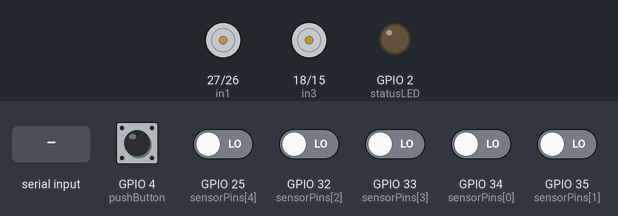
Simulated run of this sketch. Board: ESP32. Shown: motor-driver pin pairs drawn as motors (green arrow = first pin HIGH = forward, orange = second pin HIGH = backward, longer = more drive, scaled by the enable pin), output pins drawn as LEDs (lit = HIGH). Inputs (shaded band) come from the test bench; at power-on: GPIO 4 (pushButton) HIGH, GPIO 25 (sensorPins[4]), GPIO 32 (sensorPins[2]), GPIO 33 (sensorPins[3]), GPIO 34 (sensorPins[0]), GPIO 35 (sensorPins[1]) LOW. Nothing arrives over Bluetooth unless stated.

Above: at 1.2 s.
1.3 s: GPIO 4 (pushButton) pulled LOW for 0.15 s
At 2.0 s:
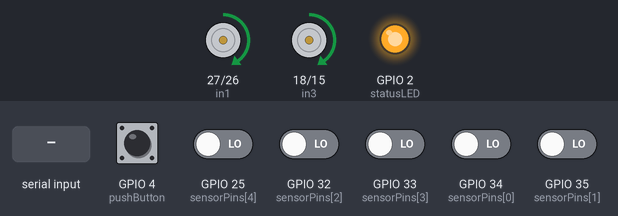
2.9 s: "base 1\n" received over the second serial link
At 3.7 s:
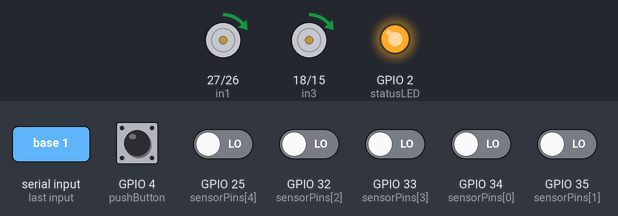
4.4 s: GPIO 25 (sensorPins[4]) driven HIGH
At 4.8 s:
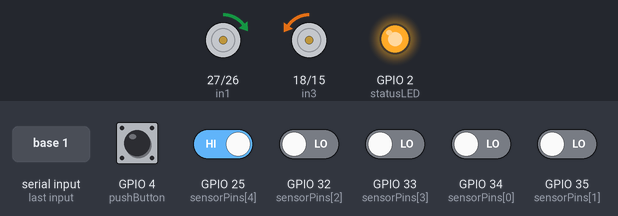
5.9 s: "kp 1\n" received over the second serial link
At 7.1 s:
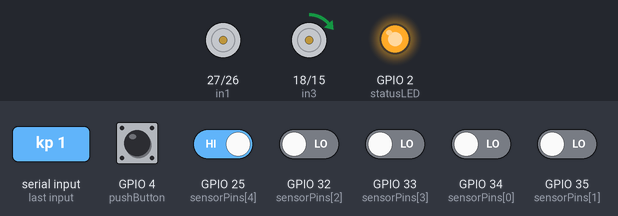
7.4 s: "kp 150\n" received over the second serial link
At 8.3 s:
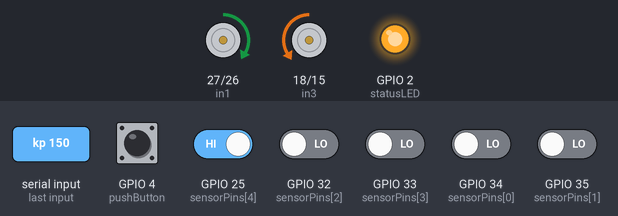
8.9 s: GPIO 33 (sensorPins[3]) driven HIGH
At 9.4 s:
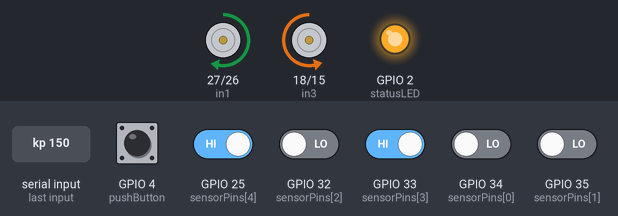
Timing chart, 0 to 11.4 s (numbered marks = the images above; inputs shaded):
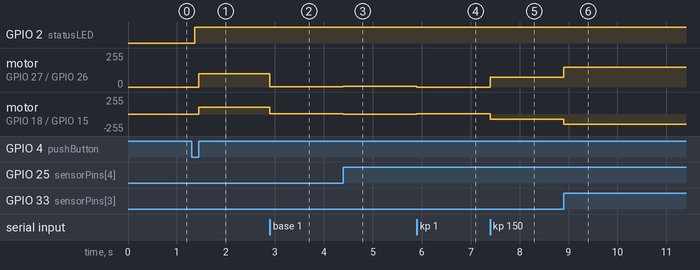

The sketch:

advanced_pid.ino
```cpp
// Enhanced PID Line Follower for ESP32 + L298N + 5 IR Sensors
// With time-based PID, non-blocking recovery, and Bluetooth tuning

#include "BluetoothSerial.h"

BluetoothSerial SerialBT;

const int sensorPins[] = { 34, 35, 32, 33, 25 };
const int sensorCount = 5;

const int enA = 14;
const int in1 = 27;
const int in2 = 26;
const int enB = 12;
const int in3 = 18;
const int in4 = 15;

const int pushButton = 4;
const int statusLED = 2;

// === PID CONFIGURATION STRUCT ===
struct PIDConfig {
  float Kp = 10.0;  // Reduced from 34
  float Ki = 0.0;   // Enabled integral
  float Kd = 0.0;  // Reduced from 150
  int baseSpeed = 100;
  int maxSpeed = 255;
};

PIDConfig config;

// Recovery parameters
const int recoverSpeed = 65;
const unsigned long recoverTimeout = 6000;  // ms

// Global variables
float error = 0, lastError = 0, integral = 0;
bool robotActive = false;
bool recovering = false;
unsigned long lineLostTime = 0;
unsigned long lastPIDTime = 0;
unsigned long lastDebugTime = 0;

// Limits
const float INTEGRAL_LIMIT = 100.0;
const float DEADBAND_THRESHOLD = 0.1;

void setup() {
  SerialBT.begin("ESP32_LineFollower"); // Bluetooth device name
  SerialBT.println("=== Enhanced Line Follower ===");
  SerialBT.println("Commands: KP, KI, KD, BASE, MAX, CAL, START, STOP");
  SerialBT.println("Example: KP 20.5");
  SerialBT.println("Connect to ESP32_LineFollower via Bluetooth");

  // Initialize pins
  for (int i = 0; i < sensorCount; i++) pinMode(sensorPins[i], INPUT);

  pinMode(enA, OUTPUT);
  pinMode(enB, OUTPUT);
  pinMode(in1, OUTPUT);
  pinMode(in2, OUTPUT);
  pinMode(in3, OUTPUT);
  pinMode(in4, OUTPUT);

  pinMode(pushButton, INPUT_PULLUP);
  pinMode(statusLED, OUTPUT);

  stopMotors();

  lastPIDTime = micros();
}

void loop() {
  checkButton();
  checkSerialCommands();

  if (robotActive) {
    pidLineFollow();
  } else {
    // Read and display sensors when inactive
    if (millis() - lastDebugTime > 200) {
      lastDebugTime = millis();
    }
    delay(100);
  }
}

void checkButton() {
  if (digitalRead(pushButton) == LOW) {
    delay(50);  // Debounce
    if (digitalRead(pushButton) == LOW) {
      robotActive = !robotActive;
      digitalWrite(statusLED, robotActive ? HIGH : LOW);
      stopMotors();
      integral = 0;  // Reset integral when starting/stopping
      recovering = false;

      String msg = robotActive ? "STARTED" : "STOPPED";
      SerialBT.println("Robot " + msg);

      // Reset timing
      lastPIDTime = micros();

      while (digitalRead(pushButton) == LOW)
        ;  // Wait for release
    }
  }
}

void pidLineFollow() {
  unsigned long currentTime = micros();
  float elapsedTime = (currentTime - lastPIDTime) / 1000000.0;  // Convert to seconds
  lastPIDTime = currentTime;

  // Safety: prevent huge time jumps
  if (elapsedTime > 0.1) elapsedTime = 0.01;

  int sensorValues[5];
  int sensorWeights[5] = { -2, -1, 0, 1, 2 };
  int positionSum = 0, activeSensors = 0;

  // Read calibrated sensors
  for (int i = 0; i < sensorCount; i++) {
    sensorValues[i] = !(digitalRead(sensorPins[i]));
    positionSum += sensorValues[i] * sensorWeights[i];
    activeSensors += sensorValues[i];
  }

  if (activeSensors == 0) {
    if (!recovering) {
      lineLostTime = millis();
      recovering = true;
      integral = 0;  // Reset integral during recovery
      SerialBT.println("Line lost - recovering...");
    }

    // Check if recovery timeout exceeded
    if (millis() - lineLostTime > recoverTimeout) {
      SerialBT.println("Line lost for too long - STOPPING");
      stopMotors();
      robotActive = false;
      digitalWrite(statusLED, LOW);
      return;
    }

    // Recovery maneuver based on last known error
    if (lastError < 0) {
      setMotorSpeed(-recoverSpeed, recoverSpeed);  // Turn left
    } else {
      setMotorSpeed(recoverSpeed, -recoverSpeed);  // Turn right
    }

    return;
  } else {
    if (recovering) {
      SerialBT.println("Line found!");
      recovering = false;
    }
  }

  // Calculate error
  error = (float)positionSum / activeSensors;

  // === Deadband to avoid micro oscillation ===
  if (abs(error) < DEADBAND_THRESHOLD) error = 0;

  // === Time-based PID Calculation ===
  float P = error;
  integral += error * elapsedTime;  // Time-based integral

  // Clamp integral (anti-windup)
  integral = constrain(integral, -INTEGRAL_LIMIT, INTEGRAL_LIMIT);

  float D = (error - lastError) / elapsedTime;  // Time-based derivative
  lastError = error;

  // === PID Output ===
  float output = (config.Kp * P) + (config.Ki * integral) + (config.Kd * D);

  int leftSpeed = constrain(config.baseSpeed - output, -config.maxSpeed, config.maxSpeed);
  int rightSpeed = constrain(config.baseSpeed + output, -config.maxSpeed, config.maxSpeed);

  setMotorSpeed(leftSpeed, rightSpeed);

  // === Debug Output (every 100ms) ===
  if (millis() - lastDebugTime > 100) {
    debugOutput(sensorValues, error, output, leftSpeed, rightSpeed, elapsedTime);
    lastDebugTime = millis();
  }
}

// === BLUETOOTH COMMAND PROCESSING ===
void checkSerialCommands() {
  if (SerialBT.available()) {
    String input = SerialBT.readStringUntil('\n');
    input.trim();

    if (input.length() > 0) {
      processCommand(input);
    }
  }
}

void processCommand(String command) {
  command.toLowerCase();
  int spaceIndex = command.indexOf(' ');

  String cmd = command;
  String valueStr = "";

  if (spaceIndex > 0) {
    cmd = command.substring(0, spaceIndex);
    valueStr = command.substring(spaceIndex + 1);
  }

  if (cmd == "kp" && valueStr != "") {
    config.Kp = valueStr.toFloat();
    SerialBT.println("Kp set to: " + String(config.Kp));
  } else if (cmd == "ki" && valueStr != "") {
    config.Ki = valueStr.toFloat();
    SerialBT.println("Ki set to: " + String(config.Ki));
  } else if (cmd == "kd" && valueStr != "") {
    config.Kd = valueStr.toFloat();
    SerialBT.println("Kd set to: " + String(config.Kd));
  } else if (cmd == "base" && valueStr != "") {
    config.baseSpeed = valueStr.toInt();
    SerialBT.println("Base speed set to: " + String(config.baseSpeed));
  } else if (cmd == "max" && valueStr != "") {
    config.maxSpeed = valueStr.toInt();
    SerialBT.println("Max speed set to: " + String(config.maxSpeed));
  } else if (cmd == "start") {
    robotActive = true;
    digitalWrite(statusLED, HIGH);
    SerialBT.println("Started via Bluetooth");
  } else if (cmd == "stop") {
    robotActive = false;
    digitalWrite(statusLED, LOW);
    stopMotors();
    SerialBT.println("Stopped via Bluetooth");
  } else if (cmd == "status") {
    printStatus();
  } else if (cmd == "help") {
    printHelp();
  } else {
    SerialBT.println("Unknown command: " + command);
    SerialBT.println("Type 'help' for available commands");
  }
}

void printStatus() {
  SerialBT.println("=== CURRENT STATUS ===");
  SerialBT.println("PID Values: Kp=" + String(config.Kp) + " Ki=" + String(config.Ki) + " Kd=" + String(config.Kd));
  SerialBT.println("Speeds: Base=" + String(config.baseSpeed) + " Max=" + String(config.maxSpeed));
  SerialBT.println("Robot: " + String(robotActive ? "RUNNING" : "STOPPED"));
}

void printHelp() {
  SerialBT.println("=== AVAILABLE COMMANDS ===");
  SerialBT.println("KP <value>   - Set proportional gain");
  SerialBT.println("KI <value>   - Set integral gain");
  SerialBT.println("KD <value>   - Set derivative gain");
  SerialBT.println("BASE <value> - Set base speed");
  SerialBT.println("MAX <value>  - Set max speed");
  SerialBT.println("CAL          - Calibrate sensors");
  SerialBT.println("START        - Start robot");
  SerialBT.println("STOP         - Stop robot");
  SerialBT.println("STATUS       - Show current settings");
  SerialBT.println("HELP         - Show this help");
}

// === DEBUG AND MONITORING ===
void debugOutput(int sensorValues[], float error, float output,
                 int leftSpeed, int rightSpeed, float elapsedTime) {
  SerialBT.print("Sensors: ");
  for (int i = 0; i < sensorCount; i++) {
    SerialBT.print(sensorValues[i]);
    SerialBT.print(" ");
  }

  SerialBT.print("| Error: ");
  SerialBT.print(error, 3);

  SerialBT.print(" | PID: ");
  SerialBT.print(config.Kp * error, 1);
  SerialBT.print(",");
  SerialBT.print(config.Ki * integral, 1);
  SerialBT.print(",");
  SerialBT.print(config.Kd * (error - lastError) / elapsedTime, 1);

  SerialBT.print(" | Output: ");
  SerialBT.print(output, 1);

  SerialBT.print(" | Motors: ");
  SerialBT.print(leftSpeed);
  SerialBT.print(",");
  SerialBT.print(rightSpeed);

  SerialBT.print(" | Time: ");
  SerialBT.print(elapsedTime * 1000, 1);
  SerialBT.println("ms");
}


// === MOTOR CONTROL (Unchanged) ===
void setMotorSpeed(int left, int right) {
  // Left motor → ENB, IN3, IN4
  if (right >= 0) {
    digitalWrite(in3, HIGH);
    digitalWrite(in4, LOW);
  } else {
    digitalWrite(in3, LOW);
    digitalWrite(in4, HIGH);
    right = -right;
  }

  // Right motor → ENA, IN1, IN2
  if (left >= 0) {
    digitalWrite(in1, HIGH);
    digitalWrite(in2, LOW);
  } else {
    digitalWrite(in1, LOW);
    digitalWrite(in2, HIGH);
    left = -left;
  }

  analogWrite(enA, constrain(right, 0, config.maxSpeed));
  analogWrite(enB, constrain(left, 0, config.maxSpeed));
}

void stopMotors() {
  digitalWrite(in1, LOW);
  digitalWrite(in2, LOW);
  digitalWrite(in3, LOW);
  digitalWrite(in4, LOW);
  analogWrite(enA, 0);
  analogWrite(enB, 0);
}
```

Measured:
- after the input at 1.3 s, GPIO 2 (statusLED): LOW → HIGH after 0.06 s; motor on GPIO 27 (in1) / GPIO 26 (in2), motor on GPIO 18 (in3) / GPIO 15 (in4): stopped → forward 100/255 after 0.15 s
- after the input at 2.9 s, motor on GPIO 27 (in1) / GPIO 26 (in2), motor on GPIO 18 (in3) / GPIO 15 (in4): forward 100/255 → forward 1/255 at once
- after the input at 4.4 s, motor on GPIO 27 (in1) / GPIO 26 (in2): forward 1/255 → forward 4/255 at once; motor on GPIO 18 (in3) / GPIO 15 (in4): forward 1/255 → backward 6/255 at once
- after the input at 5.9 s, motor on GPIO 27 (in1) / GPIO 26 (in2): forward 4/255 → stopped at once; motor on GPIO 18 (in3) / GPIO 15 (in4): backward 6/255 → forward 1/255 at once
- after the input at 7.4 s, motor on GPIO 27 (in1) / GPIO 26 (in2): stopped → forward 74/255 at once; motor on GPIO 18 (in3) / GPIO 15 (in4): forward 1/255 → backward 76/255 at once
- after the input at 8.9 s, motor on GPIO 27 (in1) / GPIO 26 (in2): forward 74/255 → forward 149/255 at once; motor on GPIO 18 (in3) / GPIO 15 (in4): backward 76/255 → backward 151/255 at once
